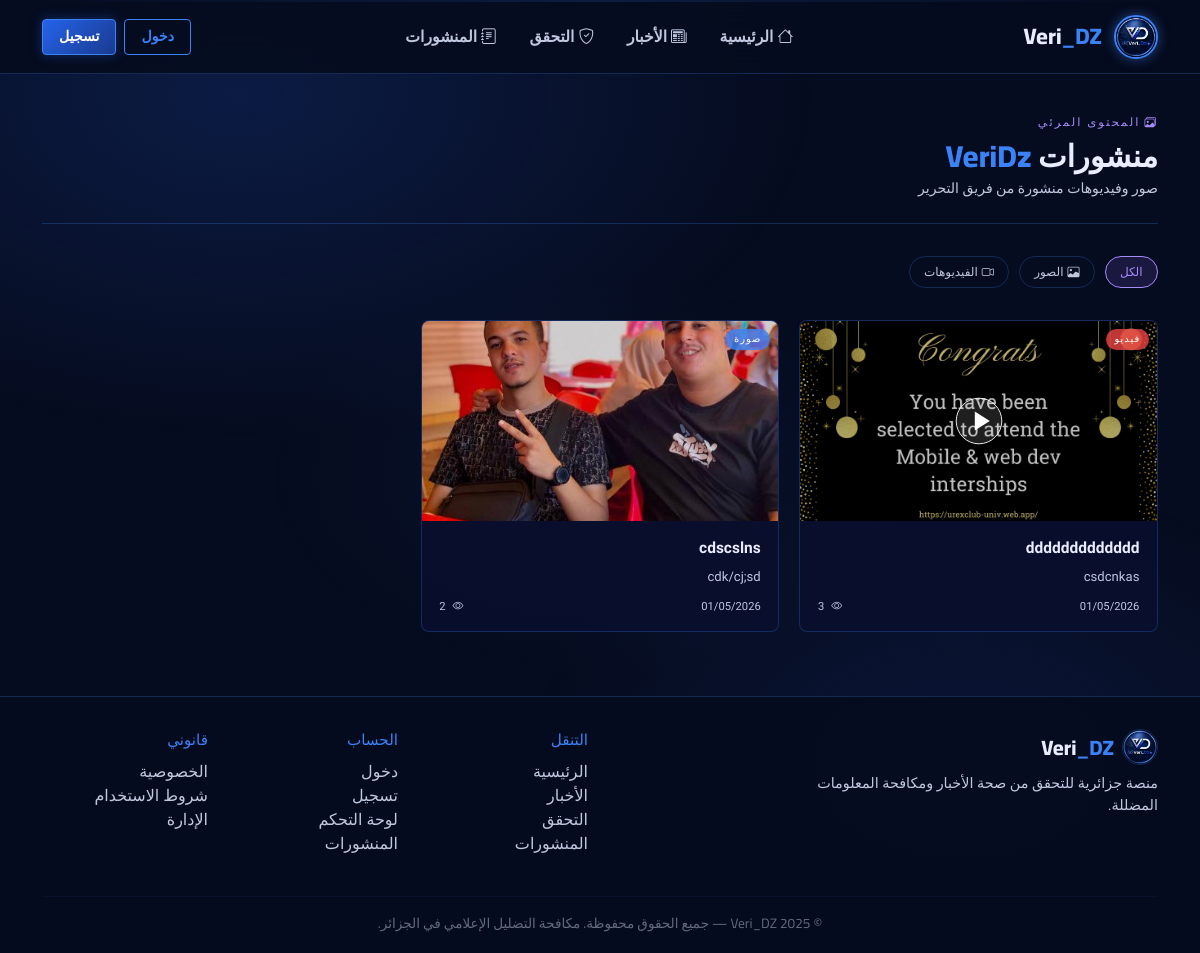
Page /publications/ on the earlier database version.
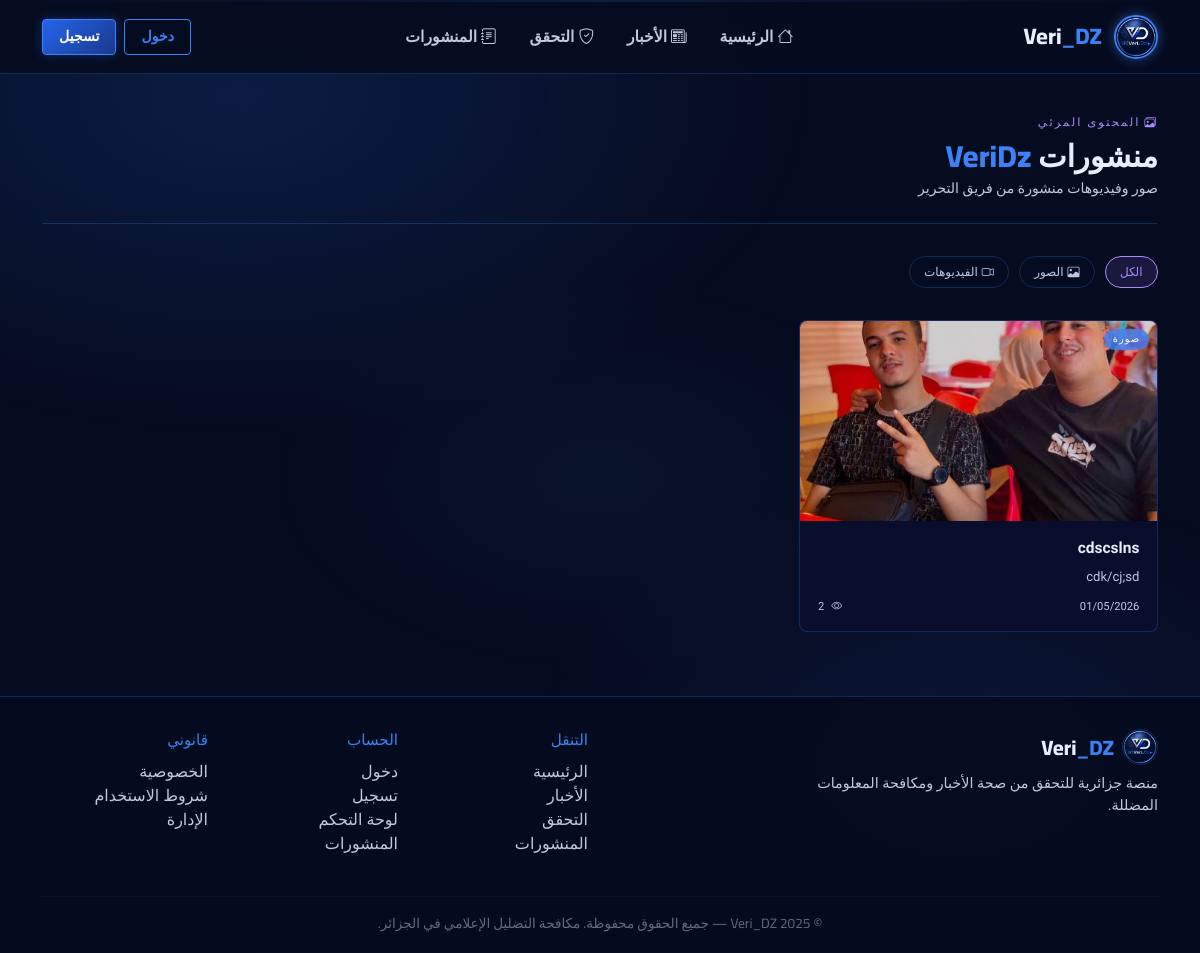
Same page on the later database version.
### publications/models.py (models this page shows, shortened)
class Publication(models.Model):
    TYPE_CHOICES = [
        ('image', 'Image'),
        ('video', 'Video'),
    ]
    title = models.CharField(max_length=200)
    description = models.TextField(blank=True)
    pub_type = models.CharField(max_length=10, choices=TYPE_CHOICES)
    image = models.ImageField(upload_to='publications/images/', blank=True, null=True)
    video = models.FileField(upload_to='publications/videos/', blank=True, null=True)
    thumbnail = models.ImageField(upload_to='publications/thumbnails/', blank=True, null=True)
    author = models.ForeignKey(
        settings.AUTH_USER_MODEL,
        on_delete=models.CASCADE
    )
    created_at = models.DateTimeField(auto_now_add=True)
    updated_at = models.DateTimeField(auto_now=True)
    is_published = models.BooleanField(default=True)
    views_count = models.PositiveIntegerField(default=0)
    class Meta:
        ordering = ['-created_at']

### publications/views.py (the view)
# urls.py: path('', views.publication_list, name='list'),
def publication_list(request):
    pub_type = request.GET.get('type', '')
    publications = Publication.objects.filter(is_published=True)
    if pub_type in ['image', 'video']:
        publications = publications.filter(pub_type=pub_type)
    return render(request, 'publications/list.html', {
        'publications': publications,
        'active_type': pub_type,
    })

### publications/templates/publications/list.html (shortened to what this page needs)
{% extends 'base.html' %}
{% block content %}
<div class="container">
    <div class="pub-hero">
        <div class="pub-hero-label"><i class="bi bi-images me-1"></i>المحتوى المرئي</div>
        <div class="d-flex justify-content-between align-items-end flex-wrap gap-3">
            <div>
                <h1 class="vd-section-title mb-1">منشورات <span class="accent">VeriDz</span></h1>
                <p class="text-vd-silver mb-0" style="font-size:0.88rem;">صور وفيديوهات منشورة من فريق التحرير</p>
            </div>
        </div>
    </div>
    <div class="filter-bar">
        <a href="/publications/" class="filter-chip {% if not active_type %}active{% endif %}">الكل</a>
        <a href="/publications/?type=image" class="filter-chip image-chip {% if active_type == 'image' %}active{% endif %}">
            <i class="bi bi-image me-1"></i>الصور
        </a>
        <a href="/publications/?type=video" class="filter-chip video-chip {% if active_type == 'video' %}active{% endif %}">
            <i class="bi bi-camera-video me-1"></i>الفيديوهات
        </a>
    </div>
    <div class="pub-grid">
        {% for pub in publications %}
        <a href="/publications/{{ pub.pk }}/" class="pub-card">
            <div class="card-media">
                {% if pub.pub_type == 'image' and pub.image %}
                    <img src="{{ pub.image.url }}" alt="{{ pub.title }}" loading="lazy">
                {% elif pub.pub_type == 'video' %}
                    {% if pub.thumbnail %}
                        <img src="{{ pub.thumbnail.url }}" alt="{{ pub.title }}" loading="lazy">
                    {% else %}
                        <div class="media-placeholder"><i class="bi bi-camera-video"></i></div>
                    {% endif %}
                    <div class="play-overlay">
                        <svg viewBox="0 0 80 80" fill="none" xmlns="http://www.w3.org/2000/svg">
                            <circle cx="40" cy="40" r="38" fill="rgba(255,255,255,0.12)" stroke="white" stroke-width="1.5"/>
                            <polygon points="33,24 58,40 33,56" fill="white"/>
                        </svg>
                    </div>
                {% else %}
                    <div class="media-placeholder"><i class="bi bi-image"></i></div>
                {% endif %}
                <span class="type-pill {{ pub.pub_type }}">
                    {% if pub.pub_type == 'image' %}صورة{% else %}فيديو{% endif %}
                </span>
            </div>
            <div class="card-body">
                <div class="card-title">{{ pub.title }}</div>
                {% if pub.description %}
                <div class="card-desc">{{ pub.description }}</div>
                {% endif %}
                <div class="card-footer-meta">
                    <span>{{ pub.created_at|date:"d/m/Y" }}</span>
                    <span class="views-count">
                        <i class="bi bi-eye" style="font-size:0.68rem;"></i>
                        {{ pub.views_count }}
                    </span>
                </div>
            </div>
        </a>
        {% empty %}
        <div class="empty-pub">
            <i class="bi bi-images"></i>
            <h4>لا توجد منشورات بعد</h4>
            <p style="font-size:0.85rem;">لم يقم فريق التحرير بنشر أي محتوى حتى الآن. تابعنا قريباً.</p>
        </div>
        {% endfor %}
    </div>
</div>
{% endblock %}

Differences in the rows shown:
removed Publication: thumbnail (picture), pub_type "فيديو", title "ddddddddddddd", description "csdcnkas", created_at "01/05/2026", views_count "3"
